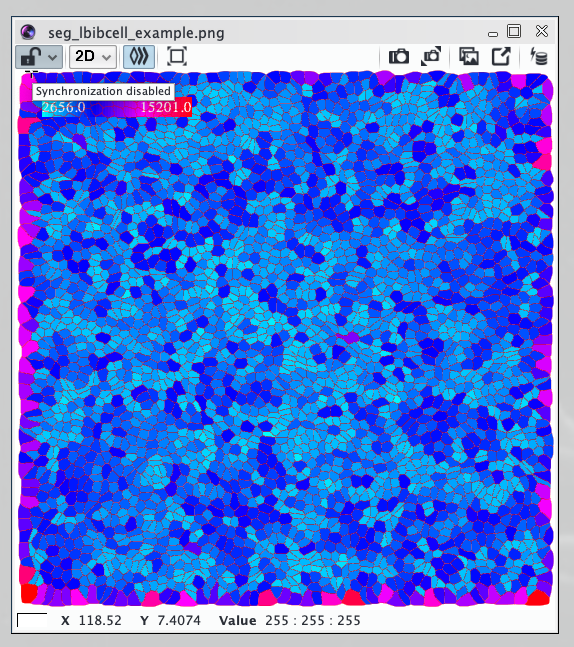
#> input picture image-processing/scripts/seg_lbibcell/icy_seg.png, 574 x 647 px
$ python seg_lbibcell.py --input icy_seg.png
#> lines starting #> are read from the running program, lines starting #| are printed output that depends on the picture; after the words box and inside, x2 and y2 are one past the last pixel; in counts of white or black regions, pixels touching at a corner belong together
import os
import sys
import argparse
import matplotlib.pyplot as plt

# from matplotlib.pyplot import show
from numpy import mean
import pandas as pd
import numpy as np
from scipy.stats import variation, gstd
from skimage import color, filters, measure, morphology, segmentation, io

params = {
    "legend.fontsize": "x-small",
    "axes.labelsize": "x-small",
    "axes.titlesize": "x-small",
    "xtick.labelsize": "x-small",
    "ytick.labelsize": "x-small",
    # "font.family": "serif",
    # "font.serif": ['Times'],
    # "font.sans-serif": ["Helvetica"],
    # 'font.family' : 'sans-serif',
    # 'text.usetex': True,
    # 'font.serif': 'Helvetica'
}
plt.rcParams.update(params)


def seg_lbibcell(filename, outdir, size_x, size_y, show=False):
    """Segmentate Cells after simulation and compute corresponding stats.

    Parameters
    ----------
    filename : str
        Path to the screenshot or microscropy image
    outdir : str
        Path to save the plot and statistics about segmentated cells
    size_x : int
        The X-axis for the box grid, i.e. 1000
    size_y : int
        The Y-axis for the box grid, i.e. 1000
    show : bool
        To show the img or not, by default False
    """
#> called with filename = 'icy_seg.png', size_x = 1000, size_y = 1000, show = False
    if outdir:
        try:
            os.makedirs(outdir)
        except FileExistsError:
            print("{} already exists!".format(outdir))
            if input("Do you want to OVERWRITE {}? [y] ".format(filename)) != "y":
                sys.exit(1)

    # read img as greyscale
    img = io.imread(filename, as_gray=True)
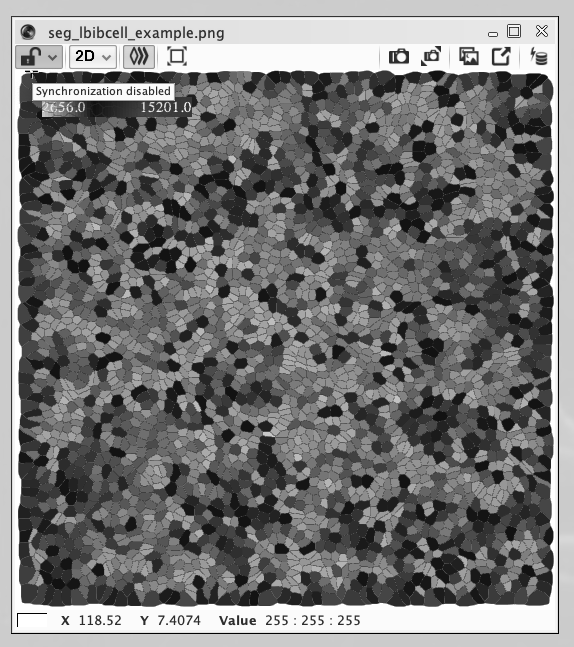
#> img: shape (647, 574) float64; min 0, max 1, mean 0.471
    print("Input: {} X {}".format(img.shape[0], img.shape[1]))
#| Input: 647 X 574

    # scale factor size the simulation takes place in a fixed box grid
    SCALE_X = img.shape[0] / size_x
#> SCALE_X = 0.647
    SCALE_Y = img.shape[1] / size_y
#> SCALE_Y = 0.574
    AREA_SCALE = SCALE_X * SCALE_Y
#> AREA_SCALE = 0.371
    SMALL_OBJECTS_THRESHOLD = 40

    # Use Multi-Otsu Thresholding
    thresholds = filters.threshold_multiotsu(img, classes=2)
#> thresholds = [0.533]

    # get label cells, background is darker
    cells = img < thresholds
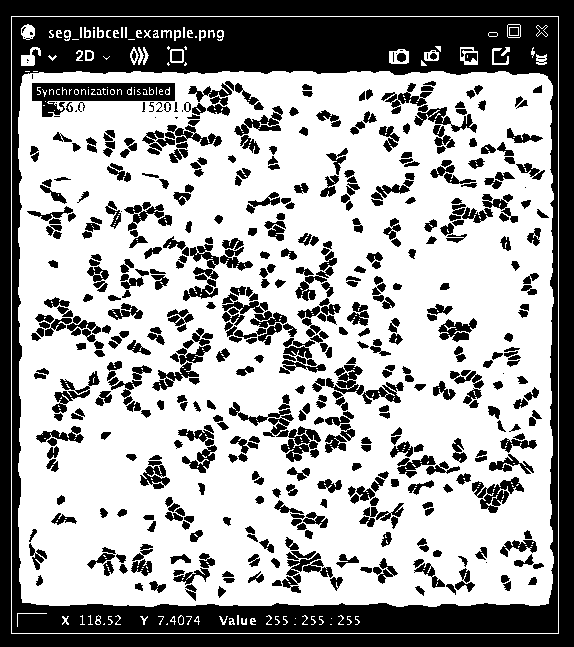
#> cells: shape (647, 574) bool; 63.2% white; 511 black regions (35 under 20 px), largest, box (x1, y1, x2, y2) and area: (12, 17, 558, 633) 49272, (0, 0, 574, 647) 32714, (32, 83, 175, 117) 2519

    # remove objects < 40, have to remove small artifacts
    cells_clean = morphology.remove_small_objects(
        cells, SMALL_OBJECTS_THRESHOLD * AREA_SCALE
    )
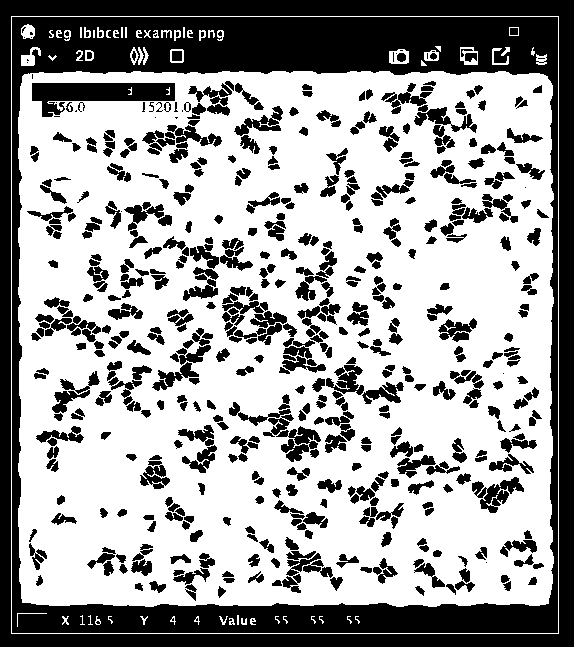
#> cells_clean: shape (647, 574) bool; 62.8% white; 511 black regions (35 under 20 px), largest, box (x1, y1, x2, y2) and area: (12, 17, 558, 633) 49644, (0, 0, 574, 647) 32714, (32, 83, 175, 117) 2791

    labeled_cells_threshold_multiotsu = measure.label(cells_clean)
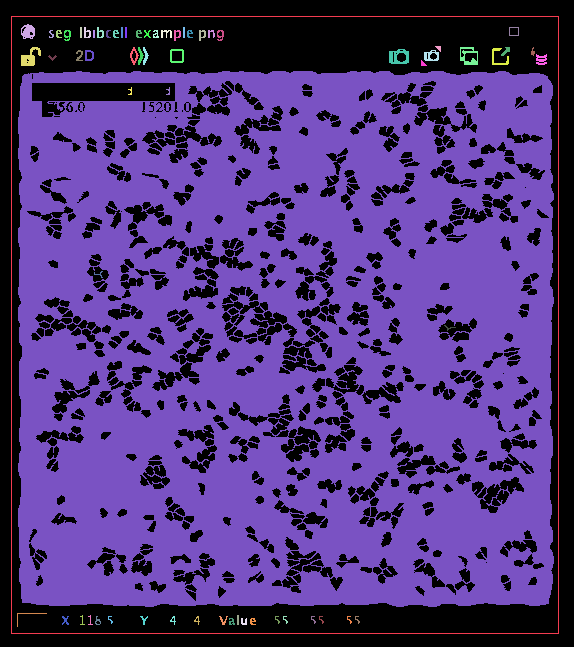
#> labeled_cells_threshold_multiotsu: shape (647, 574) int32; 67 distinct labels, from 0 to 66; one colour per label, 0 black

    region_props = ["label", "area", "centroid"]
    props = measure.regionprops_table(
        labeled_cells_threshold_multiotsu, img, properties=region_props
    )
#> props = 4 items

    # rescale
    props["area"] = props["area"] / AREA_SCALE
    props["centroid-0"] = props["centroid-0"] / SCALE_X
    props["centroid-1"] = props["centroid-1"] / SCALE_Y

    image_label_overlay = color.label2rgb(
        labeled_cells_threshold_multiotsu, image=img, bg_label=0
    )
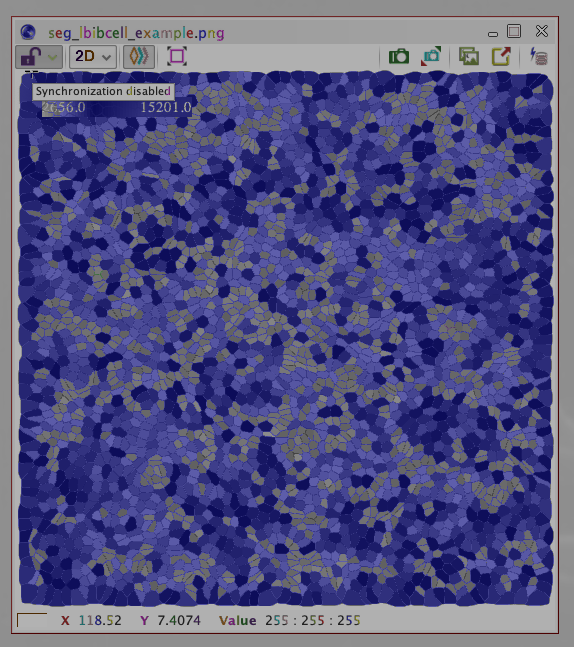
#> image_label_overlay: shape (647, 574, 3) float64; mean R, G, B 0.332, 0.33, 0.515

    print(
        "{} cells identified from the image".format(
            labeled_cells_threshold_multiotsu.max()
        )
    )  # nopep8
#| 66 cells identified from the image
    print(
        "Average area : {:.4f} +/- {:.2f}".format(
            mean(props["area"]), gstd(props["area"])
        )
    )  # nopep8
#| Average area : 9508.8937 +/- 3.92
    print("CV           : {:.4f}".format(variation(props["area"])))
#| CV           : 7.8854
    print("min          : {:.4f}".format(np.min(props["area"])))
#| min          : 43.0828
    print("max          : {:.4f}".format(np.max(props["area"])))
#| max          : 613997.0596

    fig, axes = plt.subplots(2, 2, figsize=(4, 4))  # , constrained_layout=True
    ax = axes.ravel()

    ax[0].imshow(io.imread(filename))
    ax[0].set_title("Original Image")
    ax[0].set_axis_off()

    ax[1].imshow(segmentation.mark_boundaries(img, labeled_cells_threshold_multiotsu))
    ax[1].set_title(
        "Multi-Otsu Thresholding (< {} removed)".format(SMALL_OBJECTS_THRESHOLD)
    )
    ax[1].set_axis_off()

    ax[2].scatter(
        x=props["centroid-0"], y=props["centroid-1"], s=props["area"] / (size_x * 20)
    )
    ax[2].set_title("Centroid of cells")
    ax[2].set_axis_off()

    ax[3].imshow(image_label_overlay)
    ax[3].set_title("Labelled cells (Color)")
    ax[3].set_axis_off()

    if show:
        plt.show()
    if outdir:
        fig.set_size_inches(12, 12)
        fig.savefig(outdir + "/segmentated_img.pdf", dpi=300)
        print("Segmentated image saved to {}/segmentated_img.pdf".format(outdir))

        # turns a dict to df for easy export
        props = pd.DataFrame(props)
        props.to_csv(outdir + "/segmentated_res.csv")
        print("Have been saved to {}/segmentated_res.csv".format(outdir))

    plt.close()
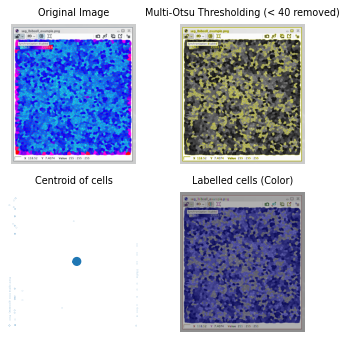
#> figure drawn by matplotlib, 4 panels


if __name__ == "__main__":

    # Set up the parsing of command-line arguments
    parser = argparse.ArgumentParser(
        prog="seg_lbibcell", description="Segementate image of cell after LBIBCell"
    )
    parser.add_argument(
        "-i",
        "--input",
        type=str,
        required=True,
        help="Image saved from Paraview, i.e. screenshot.png",
    )
    parser.add_argument(
        "--outdir",
        type=str,
        help="Diretory to create plots and save statistics about the cell",
    )
    parser.add_argument(
        "-x",
        "--SizeX",
        type=int,
        default=1000,
        help="The X-axis for the box grid, i.e. 1000, by default 1000",
    )
    parser.add_argument(
        "-y",
        "--SizeY",
        type=int,
        default=1000,
        help="The Y-axis for the box grid, i.e. 1000, by default 1000",
    )
    parser.add_argument(
        "--show", default=False, action="store_true", help="Show the image"
    )
    parser.add_argument("--version", action="version", version="%(prog)s 0.1")
    args = parser.parse_args()

    seg_lbibcell(args.input, args.outdir, args.SizeX, args.SizeY, args.show)
